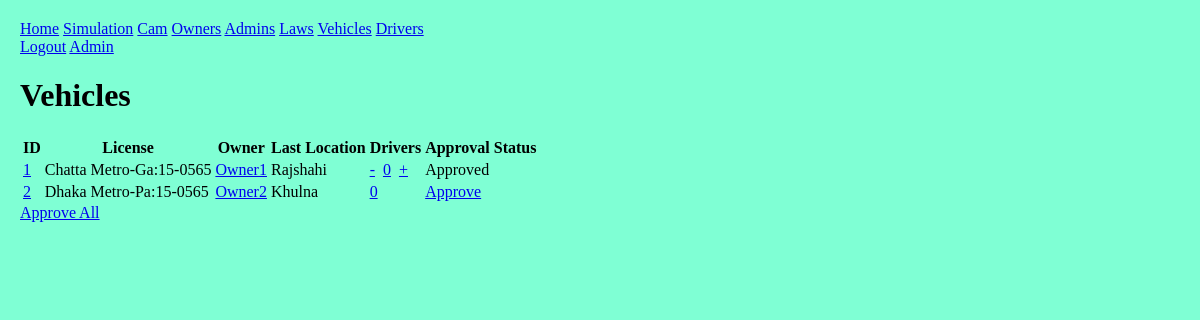
Before: /front/vehicles/ (signed in) with the older database file.
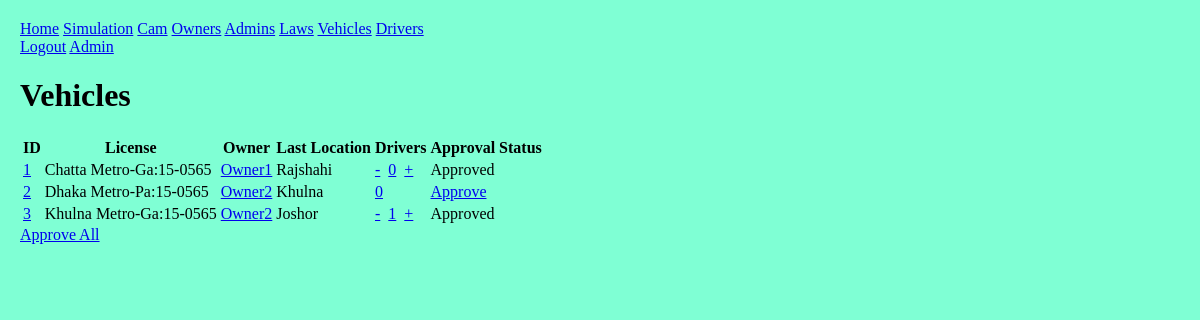
After: the same page with the newer database file.
### front/models.py (models this page shows, shortened)
class Vehicle(models.Model):
    owner = models.ForeignKey(Account, on_delete=models.CASCADE, null=False);
    license_no = models.CharField(max_length=50, unique=True);
    last_location = models.CharField(max_length=100, null=True);
    approved = models.BooleanField(default=False);

class Account(AbstractUser):
    address = models.TextField(max_length=200, default="5B/13, Razia Sultana Road, Mohammadpur, Dhaka-1207, Bangladesh.");
    phone = models.CharField(max_length=20, default="01923240000");
    approved = models.BooleanField(default=False);

### front/decorators.py (the view)
        def wrapper_func(req, *args, **kwargs):
            grp = {x.name for x in req.user.groups.all()};
            if not (bool(roles.intersection(grp)) ^ bool(grp)):
                return view_func(req, *args, **kwargs);
            else: return HttpResponse("""
                <h1>access denied</h1>
                <a href="/front/">home</a>
            """)

### front/views.py (called while the page is built)
@login_required
@allowed_users({"law", "owner"})
def vehicles(req: HttpRequest):
    vehicles = None;
    oid = req.GET.get("oid");
    did = req.GET.get("did");
    if "owner" in str(req.user.groups.all()):
        vehicles = Vehicle.objects.filter(owner__id=req.user.id);
    elif oid:
        vehicles = Vehicle.objects.filter(owner__id=oid);
    elif did:
        vehicles = Vehicle.objects.filter(driver__id=did);
    else:
        vehicles = Vehicle.objects.all();
    context = {
        "nav": nav,
        "vehicles": vehicles,
    };
    return render(req, "vehicles.html", context);

### front/templates/vehicles.html (shortened to what this page needs)
{% extends 'base.html' %}
{% block content %}
    <h1>Vehicles</h1>
    <table>
        <tr>
            <th>ID</th>
            <th>License</th>
            <th>Owner</th>
            <th>Last Location</th>
            <th>Drivers</th>
            <th>Approval Status</th>
        </tr>
        {% for bus in vehicles %}
        <tr>
            <td><a href="{% url 'vehicle' %}?oid={{user.id}}&amp;vid={{bus.id}}">{{bus.id}}</a></td>
            <td>{{bus.license_no}}</td>
            <td><a href="{% url 'owner' %}?pk={{bus.owner.id}}">{{bus.owner.username}}</a></td>
            <td>{{bus.last_location}}</td>
            <td>
                {% if request.user.groups.all.0.name != 'law' %}{% if bus.approved %}
                    <a href="{% url 'rm_vtod' %}?vid={{bus.id}}">-</a>&nbsp;
                {% endif %}{% endif %}
                <a href="{% url 'drivers' %}?vid={{bus.id}}">{{bus.driver_set.count}}</a>&nbsp;
                {% if request.user.groups.all.0.name != 'law' %}{% if bus.approved %}
                    <a href="{% url 'add_vtod' %}?vid={{bus.id}}">+</a>
                {% endif %}{% endif %}
            </td>
            <td>{% if bus.approved %}
                Approved
            {% else %}
                {% if request.user.is_superuser %}
                    <a href="{% url 'approve' %}?type=vehicle&amp;pk={{bus.id}}">Approve</a>
                {% else %}
                    Pending
                {% endif %}
            {% endif %}</td>
        </tr>
        {% endfor %}
    </table>
    {% if request.user.is_superuser %}
        <a href="{% url 'approve' %}?type=vehicle">Approve All</a>
    {% endif %}
{% endblock content %}

### front/templates/base.html (shortened to what this page needs)
{% load static %}
<!DOCTYPE html>
<html lang="en">
<head>
    <link rel="stylesheet" href="{% static 'front/style.css' %}">
</head>
<body>
    {% include "navbar.html" %}
    {% block content %}{% endblock content %}
</body>
</html>

### front/templates/navbar.html
<nav>
    <div>
        <a href="{% url 'home' %}"><span>{{nav.0}}</span></a>
        {% for page in nav|slice:"1:" %}
        <a href="{% url page %}"><span>{{page}}</span></a>
        {% endfor %}
    </div>
    <div>
        {% if user.is_authenticated %}
        <a href="{% url 'logout' %}">logout</a>
        {% else %}
        <a href="{% url 'login' %}">login</a>
        {% endif %}
        {% if user.is_superuser %}
        <a href="/admin">admin</a>
        {% endif %}
    </div>
</nav>

### static/front/style.css (style rules this page uses)
body { box-sizing: border-box; margin: 0; display: block; overflow: auto; padding: 20px; background-color: aquamarine; }
a, button, title { text-transform: capitalize; }

Changed rows visible on the page:
added Vehicle: id "3", license_no "Khulna Metro-Ga:15-0565", owner.username "Owner2", last_location "Joshor", driver_set.count "1", approved "Approved"
